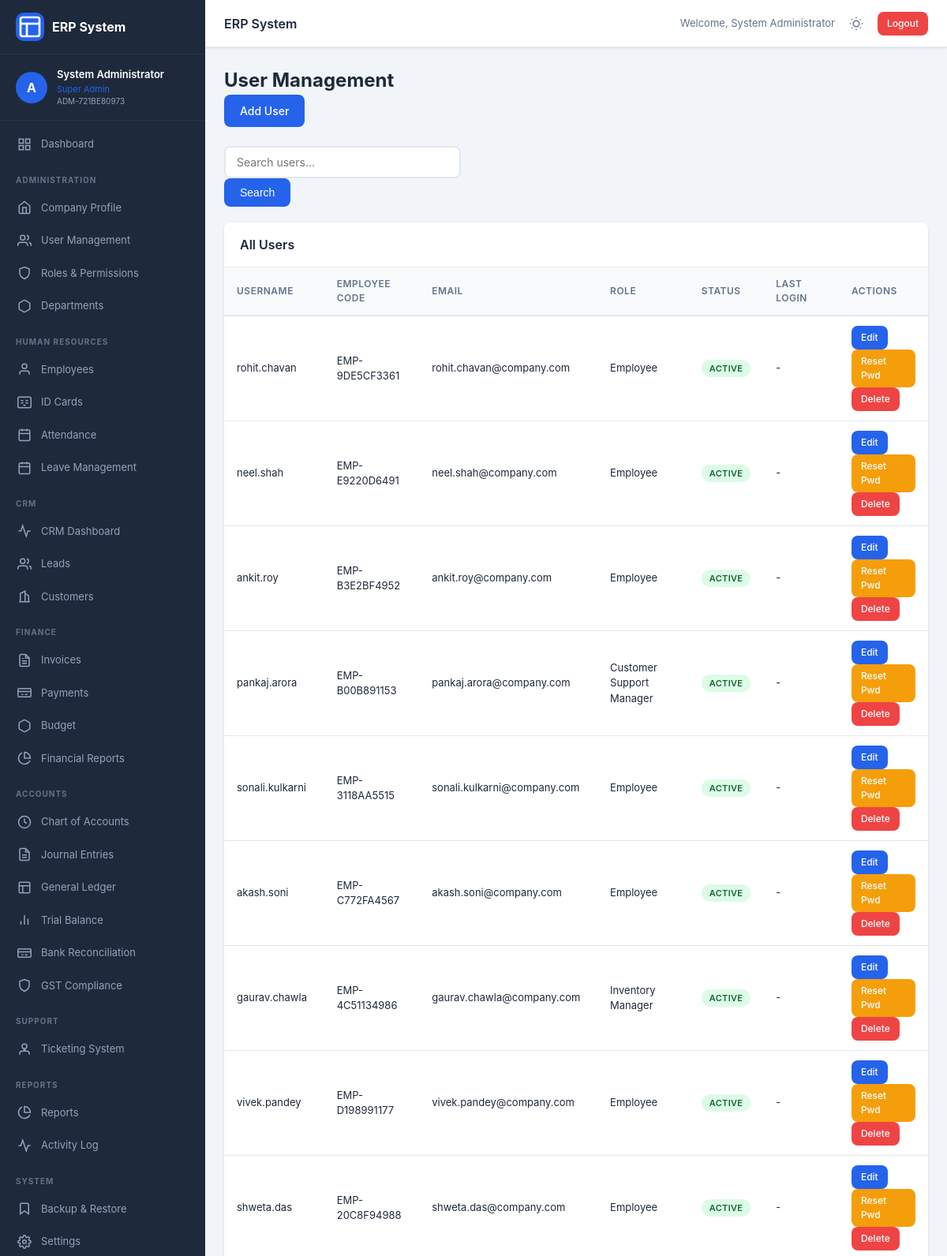
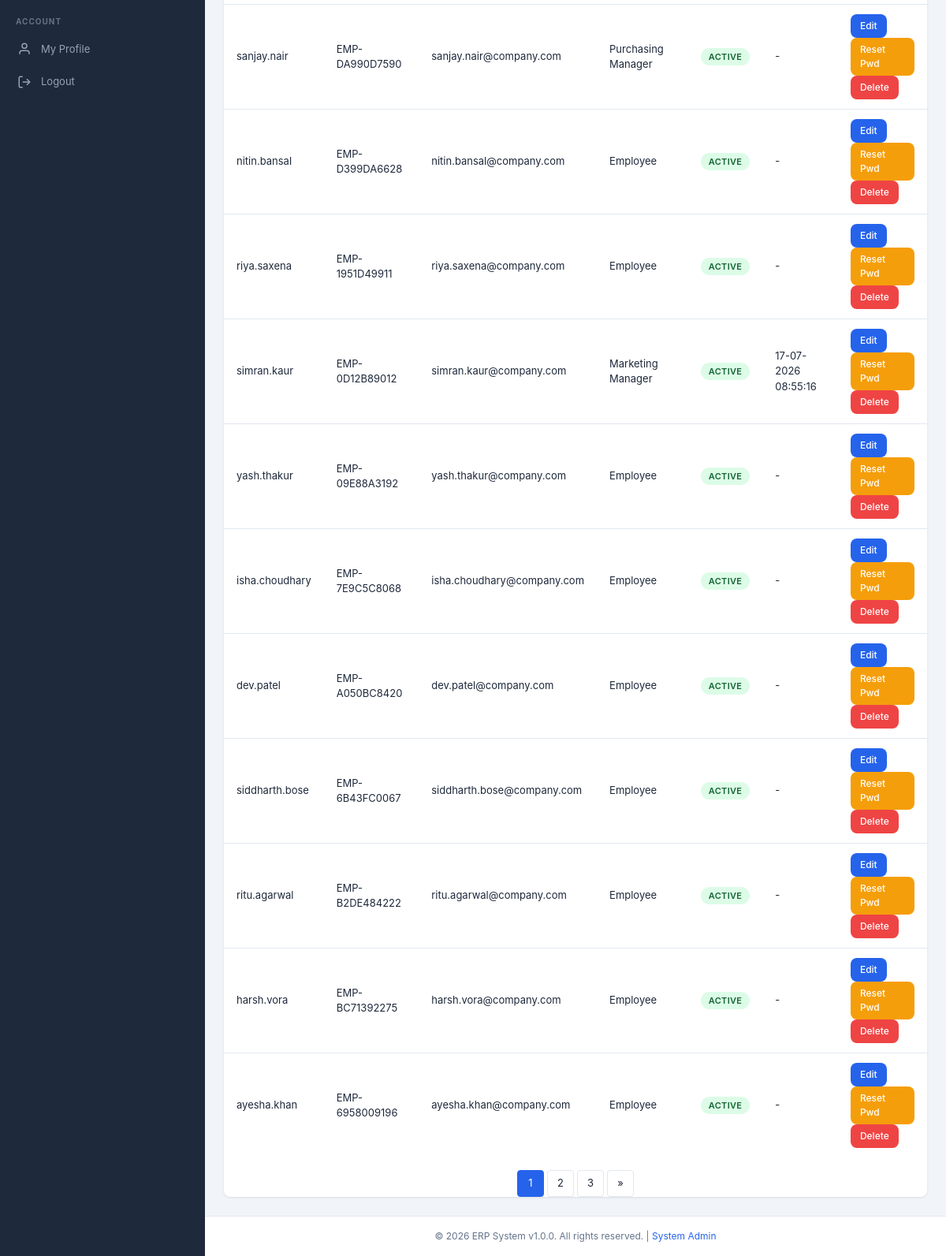
The page /modules/admin/users.php (signed in) on the database its author committed (2 pictures, top to bottom).
### tables this page shows
CREATE TABLE users (
                id INTEGER PRIMARY KEY AUTOINCREMENT,
                username TEXT UNIQUE NOT NULL,
                password_hash TEXT NOT NULL,
                employee_code TEXT UNIQUE NOT NULL,
                email TEXT,
                phone TEXT,
                role_id INTEGER,
                is_active INTEGER DEFAULT 1,
                login_attempts INTEGER DEFAULT 0,
                locked_until TEXT,
                last_login TEXT,
                created_at TEXT DEFAULT (datetime('now','localtime')),
                updated_at TEXT DEFAULT (datetime('now','localtime')),
                FOREIGN KEY (role_id) REFERENCES roles(id)
            );

CREATE TABLE employees (
                id INTEGER PRIMARY KEY AUTOINCREMENT,
                user_id INTEGER UNIQUE,
                employee_code TEXT UNIQUE NOT NULL,
                first_name TEXT NOT NULL,
                last_name TEXT NOT NULL,
                middle_name TEXT,
                date_of_birth TEXT,
                gender TEXT,
                marital_status TEXT,
                blood_group TEXT,
                nationality TEXT DEFAULT 'Indian',
                religion TEXT,
                department TEXT,
                designation TEXT,
                date_of_joining TEXT,
                employment_type TEXT,
                work_location TEXT,
                reporting_to TEXT,
                shift_timing TEXT,
                weekly_off TEXT,
                aadhar_number_encrypted TEXT,
                aadhar_photo TEXT,
                pan_number_encrypted TEXT,
                pan_photo TEXT,
                passport_photo TEXT,
                phone_number TEXT,
                alternate_phone TEXT,
                personal_email TEXT,
                official_email TEXT,
                emergency_contact_name TEXT,
                emergency_contact_phone TEXT,
                emergency_contact_relation TEXT,
                address_aadhar TEXT,
                address_permanent TEXT,
                address_current TEXT,
                city TEXT,
                state TEXT,
                pincode TEXT,
                highest_education TEXT,
                university TEXT,
                year_of_passing TEXT,
                previous_company TEXT,
                previous_designation TEXT,
                years_of_experience TEXT,
                skills TEXT,
                bank_name TEXT,
                bank_account_number_encrypted TEXT,
                ifsc_code TEXT,
                bank_branch TEXT,
                uan_number_encrypted TEXT,
                esic_number_encrypted TEXT,
                is_active INTEGER DEFAULT 1,
                created_at TEXT DEFAULT (datetime('now','localtime')),
                updated_at TEXT DEFAULT (datetime('now','localtime')),
                FOREIGN KEY (user_id) REFERENCES users(id)
            );

CREATE TABLE roles (
                id INTEGER PRIMARY KEY AUTOINCREMENT,
                role_name TEXT UNIQUE NOT NULL,
                role_description TEXT,
                permissions TEXT,
                is_system INTEGER DEFAULT 0,
                created_at TEXT DEFAULT (datetime('now','localtime')),
                updated_at TEXT DEFAULT (datetime('now','localtime'))
            );

### modules/admin/users.php (the view, shortened to what the rows shown need)
<?php
require_once __DIR__ . '/../../init.php';
require_once __DIR__ . '/../../includes/header.php';
$roles = $db->fetchAll("SELECT id, role_name FROM roles ORDER BY role_name");
$editUser = null;
$page = max(1, (int)($_GET['page'] ?? 1));
$perPage = 20;
$where = '';
$params = [];
$offset = ($page - 1) * $perPage;
$users = $db->fetchAll(
    "SELECT u.*, r.role_name FROM users u LEFT JOIN roles r ON u.role_id = r.id $where ORDER BY u.created_at DESC LIMIT $perPage OFFSET $offset",
    $params
);
?>
<div class="page-header">
    <h1 class="page-title">User Management</h1>
</div>
<div class="card">
    <?php if ($action === 'add' || $action === 'edit'): ?>
    <div class="card-header">
        <h3><?= $action === 'edit' ? 'Edit' : 'Add' ?> User</h3>
        <a href="users.php" class="btn btn-sm btn-secondary">Back</a>
    </div>
    <div class="card-body">
        <form method="post" class="col-md-6">
            <div class="form-group">
                <label>Username <span class="text-danger">*</span></label>
                <input type="text" name="username" class="form-control" value="<?= htmlspecialchars($editUser['username'] ?? '') ?>" required>
            </div>
            <div class="form-group">
                <label>Password <?= $action === 'edit' ? '(leave blank to keep current)' : '<span class="text-danger">*</span>' ?></label>
                <input type="password" name="password" class="form-control" <?= $action === 'add' ? 'required' : '' ?>>
            </div>
            <div class="form-group">
                <label>Email</label>
                <input type="email" name="email" class="form-control" value="<?= htmlspecialchars($editUser['email'] ?? '') ?>">
            </div>
            <div class="form-group">
                <label>Phone</label>
                <input type="text" name="phone" class="form-control" value="<?= htmlspecialchars($editUser['phone'] ?? '') ?>">
            </div>
            <div class="form-group">
                <label>Role</label>
                <select name="role_id" class="form-control">
                    <option value="">Select Role</option>
                    <?php foreach ($roles as $role): ?>
                        <option value="<?= $role['id'] ?>" <?= (isset($editUser['role_id']) && $editUser['role_id'] == $role['id']) ? 'selected' : '' ?>><?= htmlspecialchars($role['role_name']) ?></option>
                    <?php endforeach; ?>
                </select>
            </div>
            <div class="form-group">
                <label class="checkbox-label">
                    <input type="checkbox" name="is_active" value="1" <?= (!isset($editUser['is_active']) || $editUser['is_active']) ? 'checked' : '' ?>> Active
                </label>
            </div>
            <div class="action-bar">
                <button type="submit" class="btn btn-primary"><?= $action === 'edit' ? 'Update' : 'Create' ?> User</button>
                <a href="users.php" class="btn btn-secondary">Cancel</a>
            </div>
        </form>
    </div>
    <?php else: ?>
    <div class="card-body p-0">
        <table class="table">
            <thead>
                <tr>
                    <th>Username</th>
                    <th>Employee Code</th>
                    <th>Email</th>
                    <th>Role</th>
                    <th>Status</th>
                    <th>Last Login</th>
                    <th>Actions</th>
                </tr>
            </thead>
            <tbody>
                <?php foreach ($users as $user): ?>
                <tr>
                    <td><?= htmlspecialchars($user['username']) ?></td>
                    <td><?= htmlspecialchars($user['employee_code']) ?></td>
                    <td><?= htmlspecialchars($user['email'] ?: '-') ?></td>
                    <td><?= htmlspecialchars($user['role_name'] ?: '-') ?></td>
                    <td><?= getStatusBadge($user['is_active'] ? 'active' : 'inactive') ?></td>
                    <td><?= formatDateTime($user['last_login']) ?></td>
                    <td class="action-cell">
                        <?php if (hasPermission('users', 'edit')): ?>
                            <a href="?action=edit&id=<?= $user['id'] ?>" class="btn btn-sm btn-primary">Edit</a>
                            <a href="?action=reset_password&id=<?= $user['id'] ?>" class="btn btn-sm btn-warning" onclick="return confirm('Reset password to reset@123?')">Reset Pwd</a>
                        <?php endif; ?>
                        <?php if (hasPermission('users', 'delete')): ?>
                            <a href="?action=delete&id=<?= $user['id'] ?>" class="btn btn-sm btn-danger" onclick="return confirm('Delete user <?= htmlspecialchars($user['username']) ?>?')">Delete</a>
                        <?php endif; ?>
                    </td>
                </tr>
                <?php endforeach; ?>
            </tbody>
        </table>
    </div>
    <?php endif; ?>
</div>
<?php require_once __DIR__ . '/../../includes/footer.php'; ?>

### includes/header.php (shortened to what the rows shown need)
<?php
require_once __DIR__ . '/../init.php';
$currentUser = getCurrentUser();
?>
<!DOCTYPE html>
<html lang="en" data-theme="">
<head>
    <link rel="stylesheet" href="/assets/css/style.css">
</head>
<body>
    <div class="app-container">
        <nav class="sidebar" id="sidebar">
            <div class="sidebar-user">
                <div class="user-avatar">
                    <?= strtoupper(substr($currentUser['username'] ?? 'U', 0, 1)) ?>
                </div>
                <div class="user-info">
                    <span class="user-name"><?= getEmployeeName() ?></span>
                    <span class="user-role"><?= $currentUser['role_name'] ?? '' ?></span>
                    <span class="user-code"><?= $currentUser['employee_code'] ?? '' ?></span>
                </div>
            </div>
        </nav>
        <main class="main-content">
            <header class="top-bar">
                <div class="top-bar-right">
                    <span class="user-greeting">Welcome, <?= getEmployeeName() ?></span>
                    <button class="theme-toggle" id="themeToggle" onclick="toggleTheme()" title="Toggle Dark Mode">
                    </button>
                    <a href="/dashboard.php?logout=1" class="btn btn-sm btn-danger" onclick="return confirm('Logout?')">Logout</a>
                </div>
            </header>
            <div class="content-wrapper">

### init.php (shortened to what the rows shown need)
<?php
$auth = Auth::getInstance();
function getCurrentUser() {
    return Auth::getInstance()->getUser();
}
function hasPermission($module, $action = 'view') {
    return Auth::getInstance()->hasPermission($module, $action);
}
function getEmployeeName($empCode = null) {
    $db = Database::getInstance();
    if ($empCode === null) {
        $empCode = Auth::getInstance()->getEmployeeCode();
    }
    $emp = $db->fetchOne("SELECT first_name, last_name FROM employees WHERE employee_code = ?", [$empCode]);
    if ($emp) {
        return $emp['first_name'] . ' ' . $emp['last_name'];
    }
    return 'N/A';
}
function formatDateTime($datetime, $format = DATE_FORMAT . ' ' . TIME_FORMAT) {
    if (!$datetime) return '-';
    return date($format, strtotime($datetime));
}
function getStatusBadge($status) {
    $colors = [
        'active' => 'success',
        'inactive' => 'danger',
        'pending' => 'warning',
        'approved' => 'success',
        'rejected' => 'danger',
        'open' => 'info',
        'closed' => 'secondary',
        'in_progress' => 'primary',
        'resolved' => 'success',
        'paid' => 'success',
        'unpaid' => 'danger',
        'partial' => 'warning',
        'new' => 'info',
        'contacted' => 'primary',
        'qualified' => 'success',
        'lost' => 'danger',
        'present' => 'success',
        'absent' => 'danger',
        'leave' => 'warning',
        'half_day' => 'info',
        'high' => 'danger',
        'medium' => 'warning',
        'low' => 'info',
        'critical' => 'danger',
    ];
    $color = $colors[strtolower($status)] ?? 'secondary';
    return "<span class='badge bg-{$color}'>{$status}</span>";
}

### rows shown on the page
users: username "A", role.role_name "Super Admin", employee_code "ADM-721BE80973"
employees: getEmployeeName() "System Administrator"
users: username "rohit.chavan", employee_code "EMP-9DE5CF3361", email "rohit.chavan@company.com", role.role_name "Employee", last_login "-"
users: username "neel.shah", employee_code "EMP-E9220D6491", email "neel.shah@company.com", role.role_name "Employee", last_login "-"
users: username "ankit.roy", employee_code "EMP-B3E2BF4952", email "ankit.roy@company.com", role.role_name "Employee", last_login "-"
users: username "pankaj.arora", employee_code "EMP-B00B891153", email "pankaj.arora@company.com", role.role_name "Customer Support Manager", last_login "-"
users: username "sonali.kulkarni", employee_code "EMP-3118AA5515", email "sonali.kulkarni@company.com", role.role_name "Employee", last_login "-"
users: username "akash.soni", employee_code "EMP-C772FA4567", email "akash.soni@company.com", role.role_name "Employee", last_login "-"
users: username "gaurav.chawla", employee_code "EMP-4C51134986", email "gaurav.chawla@company.com", role.role_name "Inventory Manager", last_login "-"
users: username "vivek.pandey", employee_code "EMP-D198991177", email "vivek.pandey@company.com", role.role_name "Employee", last_login "-"
users: username "shweta.das", employee_code "EMP-20C8F94988", email "shweta.das@company.com", role.role_name "Employee", last_login "-"
users: username "sanjay.nair", employee_code "EMP-DA990D7590", email "sanjay.nair@company.com", role.role_name "Purchasing Manager", last_login "-"
users: username "nitin.bansal", employee_code "EMP-D399DA6628", email "nitin.bansal@company.com", role.role_name "Employee", last_login "-"
users: username "riya.saxena", employee_code "EMP-1951D49911", email "riya.saxena@company.com", role.role_name "Employee", last_login "-"
users: username "simran.kaur", employee_code "EMP-0D12B89012", email "simran.kaur@company.com", role.role_name "Marketing Manager", last_login "17-07-2026 08:55:16"
users: username "yash.thakur", employee_code "EMP-09E88A3192", email "yash.thakur@company.com", role.role_name "Employee", last_login "-"
users: username "isha.choudhary", employee_code "EMP-7E9C5C8068", email "isha.choudhary@company.com", role.role_name "Employee", last_login "-"
users: username "dev.patel", employee_code "EMP-A050BC8420", email "dev.patel@company.com", role.role_name "Employee", last_login "-"
users: username "siddharth.bose", employee_code "EMP-6B43FC0067", email "siddharth.bose@company.com", role.role_name "Employee", last_login "-"
users: username "ritu.agarwal", employee_code "EMP-B2DE484222", email "ritu.agarwal@company.com", role.role_name "Employee", last_login "-"
users: username "harsh.vora", employee_code "EMP-BC71392275", email "harsh.vora@company.com", role.role_name "Employee", last_login "-"
users: username "ayesha.khan", employee_code "EMP-6958009196", email "ayesha.khan@company.com", role.role_name "Employee", last_login "-"

### other values the page prints
APP_NAME "ERP System"
APP_VERSION "1.0.0"
